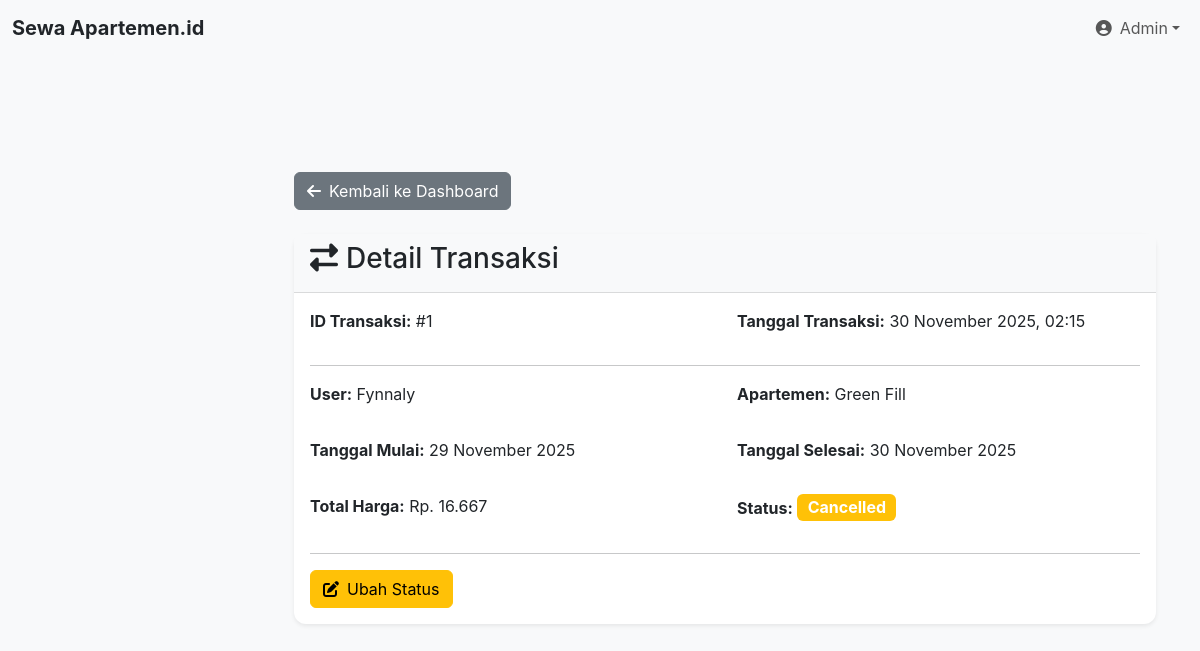
Page /view-transaction.php?id=1 (signed in) on the committed database.
### tables this page shows
CREATE TABLE `transactions` (
  `id` int(11) NOT NULL,
  `user_id` int(11) NOT NULL,
  `apartment_id` int(11) NOT NULL,
  `start_date` date NOT NULL,
  `end_date` date NOT NULL,
  `total_price` decimal(10,2) NOT NULL,
  `status` enum('pending','confirmed','completed','cancelled') NOT NULL DEFAULT 'pending',
  `transaction_date` timestamp NOT NULL DEFAULT current_timestamp()
);

CREATE TABLE `users` (
  `id` int(11) NOT NULL,
  `username` varchar(50) NOT NULL,
  `password` varchar(255) NOT NULL,
  `email` varchar(100) NOT NULL,
  `full_name` varchar(100) DEFAULT NULL,
  `created_at` timestamp NOT NULL DEFAULT current_timestamp(),
  `role` enum('user','admin') NOT NULL DEFAULT 'user'
);

CREATE TABLE `apartments` (
  `id` int(11) NOT NULL,
  `name` varchar(100) NOT NULL,
  `description` text DEFAULT NULL,
  `image` varchar(255) DEFAULT NULL,
  `address` varchar(255) NOT NULL,
  `price_per_month` decimal(10,2) NOT NULL,
  `image_url` varchar(255) DEFAULT NULL,
  `status` enum('available','rented') NOT NULL DEFAULT 'available'
);

### app/database.php (called while the page is built, shortened)
<?php
    class Database{
        private static $instance = null;
        private $connection;
        private $host = 'localhost';
        private $user = 'root';
        private $password = '';
        private $database = 'rent_apartment';
        private function __construct(){
            $this->connection = mysqli_connect($this->host, $this->user, $this->password, $this->database);
        }
        public static function getInstance(){
            if (self::$instance == null){
                self::$instance = new Database();
            }
            return self::$instance;
        }
        public function getConnection(){
            return $this->connection;
        }
    }
?>

### app/rentController.php (called while the page is built, shortened)
<?php
require_once 'database.php';
class rentController {
    private $connection;
    public function __construct() {
        $db = Database::getInstance();
        $this->connection = $db->getConnection();
    }
    public function getTransactionDetails($id) {
        $query = "SELECT tr.*, u.username, a.name as apartment_name FROM transactions tr JOIN users u ON tr.user_id = u.id JOIN apartments a ON tr.apartment_id = a.id WHERE tr.id = ?";
        $stmt = $this->connection->prepare($query);
        $stmt->bind_param("i", $id);
        $stmt->execute();
        return $stmt->get_result()->fetch_assoc();
    }
}

### view-transaction.php (the view, shortened to what this page needs)
<?php
require_once 'app/rentController.php';
 $rentController = new rentController();
 $transaction = null;
if (isset($_GET['id'])) {
    $transactionId = $_GET['id'];
    $transaction = $rentController->getTransactionDetails($transactionId);
} else {
    header("location: " . BASE_URL . "dashboard.php");
    exit();
}
?>
<!DOCTYPE html>
<html lang="id">
<head>
    <link href="https://cdn.jsdelivr.net/npm/bootstrap@5.3.2/dist/css/bootstrap.min.css" rel="stylesheet">
    <link rel="stylesheet" href="https://cdnjs.cloudflare.com/ajax/libs/font-awesome/6.4.0/css/all.min.css">
    <link rel="stylesheet" href="<?php echo BASE_URL; ?>assets/css/dashboard.css">
</head>
<body>
    <nav class="navbar navbar-expand-lg navbar-light bg-light fixed-top">
        <div class="container-fluid">
            <a class="navbar-brand fw-bold text-dark" href="<?php echo BASE_URL; ?>dashboard.php">Sewa Apartemen.id</a>
            <div class="collapse navbar-collapse">
                <ul class="navbar-nav ms-auto">
                    <li class="nav-item dropdown">
                        <a class="nav-link dropdown-toggle d-flex align-items-center" href="#" role="button" data-bs-toggle="dropdown">
                            <i class="fas fa-user-circle me-2"></i>
                            <span><?php echo htmlspecialchars($_SESSION['full_name']); ?></span>
                        </a>
                    </li>
                </ul>
            </div>
        </div>
    </nav>
    <main class="main-content" style="margin-top: 80px;">
        <div class="container-fluid">
            <a href="<?php echo BASE_URL; ?>dashboard.php" class="btn btn-secondary mb-4"><i class="fas fa-arrow-left me-2"></i>Kembali ke Dashboard</a>
            <div class="card">
                <div class="card-header">
                    <h3><i class="fas fa-exchange-alt me-2"></i>Detail Transaksi</h3>
                </div>
                <div class="card-body">
                    <div class="row mb-3">
                        <div class="col-md-6">
                            <p><strong>ID Transaksi:</strong> #<?php echo $transaction['id']; ?></p>
                        </div>
                        <div class="col-md-6">
                            <p><strong>Tanggal Transaksi:</strong> <?php echo date('d F Y, H:i', strtotime($transaction['transaction_date'])); ?></p>
                        </div>
                    </div>
                    <hr>
                    <div class="row mb-3">
                        <div class="col-md-6">
                            <p><strong>User:</strong> <?php echo htmlspecialchars($transaction['username']); ?></p>
                        </div>
                        <div class="col-md-6">
                            <p><strong>Apartemen:</strong> <?php echo htmlspecialchars($transaction['apartment_name']); ?></p>
                        </div>
                    </div>
                    <div class="row mb-3">
                        <div class="col-md-6">
                            <p><strong>Tanggal Mulai:</strong> <?php echo date('d F Y', strtotime($transaction['start_date'])); ?></p>
                        </div>
                        <div class="col-md-6">
                            <p><strong>Tanggal Selesai:</strong> <?php echo date('d F Y', strtotime($transaction['end_date'])); ?></p>
                        </div>
                    </div>
                    <div class="row mb-3">
                        <div class="col-md-6">
                            <p><strong>Total Harga:</strong> Rp. <?php echo number_format($transaction['total_price'], 0, ',', '.'); ?></p>
                        </div>
                        <div class="col-md-6">
                            <p><strong>Status:</strong> <span class="badge bg-<?php echo $transaction['status'] == 'completed' ? 'success' : ($transaction['status'] == 'confirmed' ? 'info' : 'warning'); ?> fs-6"><?php echo ucfirst($transaction['status']); ?></span></p>
                        </div>
                    </div>
                    <hr>
                    <a href="<?php echo BASE_URL; ?>edit-transaction.php?id=<?php echo $transaction['id']; ?>" class="btn btn-warning"><i class="fas fa-edit me-2"></i>Ubah Status</a>
                </div>
            </div>
        </div>
    </main>
</body>
</html>

### assets/css/dashboard.css (style rules this page uses)
:root { --bs-primary: #4f46e5; --bs-secondary: #6c757d; --bs-success: #198754; --bs-info: #0dcaf0; --bs-warning: #ffc107; --bs-danger: #dc3545; --bs-light: #f8f9fa; --bs-dark: #212529; --sidebar-width: 250px; --top-navbar-height: 60px; }
body { font-family: 'Inter', sans-serif; background-color: var(--bs-light); padding-top: var(--top-navbar-height); }
.main-content { margin-left: var(--sidebar-width); padding-top: 2rem; padding-left: 2rem; padding-right: 2rem; min-height: calc(100vh - var(--top-navbar-height)); transition: margin-left 0.3s ease-in-out; }
.card { border: none; border-radius: 0.75rem; box-shadow: 0 0.125rem 0.25rem rgba(0, 0, 0, .075); }
.card-header { background-color: var(--bs-light); border-bottom: 1px solid rgba(0, 0, 0, .125); font-weight: 600; }

### rows in the picture
transactions: id "1", transaction_date "30 November 2025, 02:15", user.username "Fynnaly", apartment.name "Green Fill", start_date "29 November 2025", end_date "30 November 2025", total_price "16.667", status "Cancelled"

### other values in the picture
$_SESSION['full_name'] "Admin"
